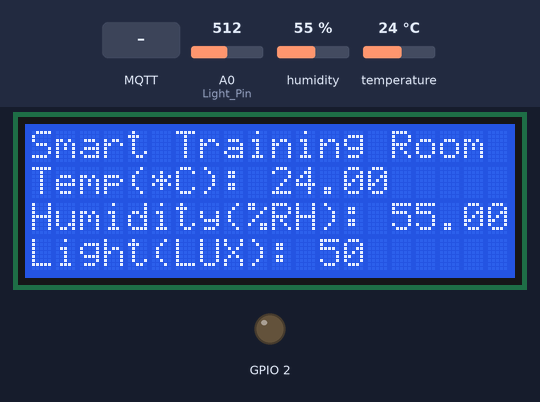
A sketch run on a simulated ESP8266 (NodeMCU). Shown: 20×4 character LCD, output pins drawn as LEDs (lit = HIGH). The inputs (shaded band) are chosen by the test bench; at power-on: A0 (Light_Pin) = 512, humidity 55 %, temperature 24 °C. WiFi joins after 1.5 s; servers stay silent unless stated; random numbers use the default seed unless the sketch sets one; no MQTT or app messages arrive unless stated; what the sketch prints to the serial monitor is not drawn.

Above: at 2.7 s.
2.8 s: A0 (Light_Pin) set to 0
At 4.9 s:
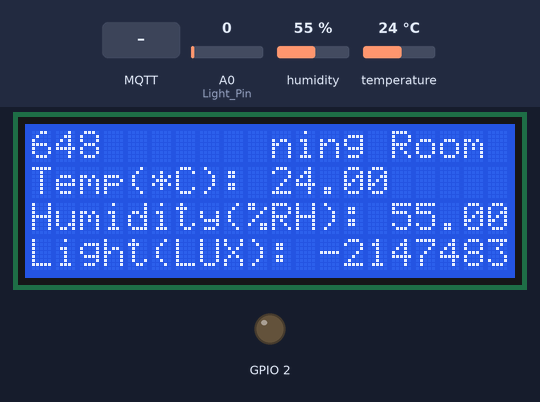
5.2 s: MQTT message "0" arrives on the first subscribed topic
At 5.9 s:
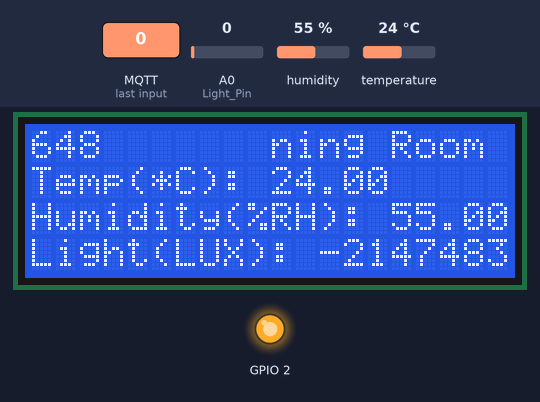
6.7 s: humidity set to 22 %
At 8.2 s:
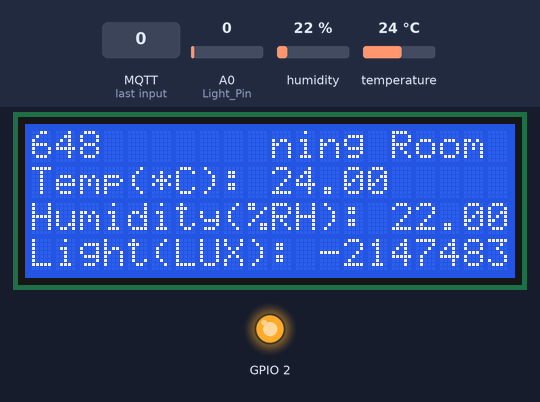
9.2 s: temperature set to 12 °C
At 10.3 s:
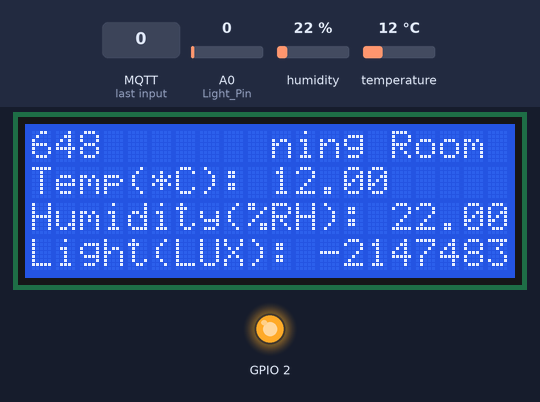
11.1 s: A0 (Light_Pin) set to 20
At 12.4 s:
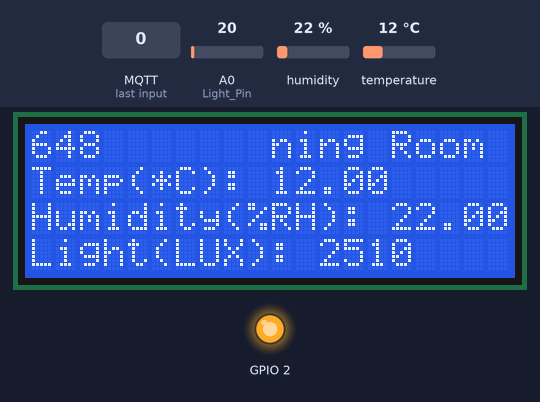
13.2 s: humidity set to 40 %
At 15.2 s:
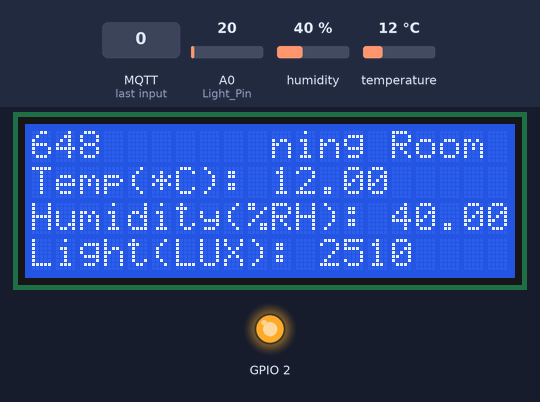
Timing chart, 0 to 16.2 s (numbered marks = the images above; inputs shaded):
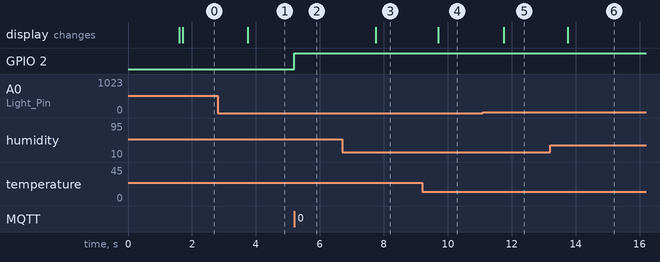

The sketch:

Temp_Humi_Light_LCD.ino
```cpp
#include <ESP8266WiFi.h>
#include <PubSubClient.h>
#include <SimpleDHT.h>
#include <Wire.h>
#include <LiquidCrystal_I2C.h>

// Update these with values suitable for your network.

const char* ssid = "Visitor";
const char* password = "security";
const char* mqtt_server = "163.50.57.110";

WiFiClient espClient;
PubSubClient client(espClient);
LiquidCrystal_I2C lcd(0x27, 20, 4);
long lastMsg = 0;
char msg[50];
//int value = 0;
int wait = 0;

//sensor
// dht22
int pinDHT22 = 12;
SimpleDHT22 dht22(pinDHT22);
float temperature = 0;
float humidity = 0;
//light
int lux;
float ADC_value = 0.0048828125;
float LDR_value;
int Light_Pin = A0;


void setup_wifi() {

  delay(10);
  // We start by connecting to a WiFi network
  Serial.println();
  Serial.print("Connecting to ");
  Serial.println(ssid);

  WiFi.begin(ssid, password);

  while (WiFi.status() != WL_CONNECTED) {
    //Serial.println("wifi status = " + (String)WiFi.status());
    delay(500);
    Serial.print(".");
    wait++;
    if(wait == 10){
      ESP.restart();
    }
  }
  randomSeed(micros());

  Serial.println("");
  Serial.println("WiFi connected");
  Serial.println("IP address: ");
  Serial.println(WiFi.localIP());
}

void callback(char* topic, byte* payload, unsigned int length) {
  Serial.print("Message arrived [");
  Serial.print(topic);
  Serial.print("] ");
  for (int i = 0; i < length; i++) {
    Serial.print((char)payload[i]);
  }

  Serial.println();

  // Switch on the LED if an 1 was received as first character
  if ((char)payload[0] == '1') {
    digitalWrite(BUILTIN_LED, LOW);   // Turn the LED on (Note that LOW is the voltage level
    // but actually the LED is on; this is because
    // it is active low on the ESP-01)
  } else {
    digitalWrite(BUILTIN_LED, HIGH);  // Turn the LED off by making the voltage HIGH
  }

}

void reconnect() {
  // Loop until we're reconnected
  while (!client.connected()) {
    Serial.print("Attempting MQTT connection...");
    // Create a random client ID
    String clientId = "ESP8266Client-";
    clientId += String(random(0xffff), HEX);
    // Attempt to connect
    if (client.connect(clientId.c_str())) {
      Serial.println("connected");
      // Once connected, publish an announcement...
      client.publish("outTopic", "hello world");
      // ... and resubscribe
      client.subscribe("inTopic");
    } else {
      Serial.print("failed, rc=");
      Serial.print(client.state());
      Serial.println(" try again in 5 seconds");
      // Wait 5 seconds before retrying
      ESP.restart();
      delay(5000);
    }
  }
}

void setup() {
  pinMode(BUILTIN_LED, OUTPUT);     // Initialize the BUILTIN_LED pin as an output
  Serial.begin(115200);
  setup_wifi();
  client.setServer(mqtt_server, 1883);
  client.setCallback(callback);
  pinMode(Light_Pin,INPUT);
  lcd.begin();
  lcd.clear();
  lcd.setCursor(0, 0);
  lcd.print("Smart Training Room");


}

void loop() {
  //Serial.println("wifi status = " + (String)WiFi.status());
  if(WiFi.status() == 0 || WiFi.status() == 1 || WiFi.status() == 4 || WiFi.status() == 5 || WiFi.status() == 6 ){
    ESP.restart();
  }

  if (!client.connected()) {
    reconnect();
  }

  client.loop();

  long now = millis();
  if (now - lastMsg > 1000) {
    lastMsg = now;

    // DHT22
    int err = SimpleDHTErrSuccess;
    if ((err = dht22.read2(&temperature, &humidity, NULL)) != SimpleDHTErrSuccess) {
      Serial.print("Read DHT22 failed, err="); Serial.println(err);delay(2000);
      return;
    }
    //Light
    LDR_value=analogRead(Light_Pin);
    lux=int((250.000000/(ADC_value*LDR_value))-50.000000);
//    if(lux == 2147483647){
//      lux = 5000;
//    }
//    Serial.println("Lux = "+ String(lux));
//    int mapLux = map(lux,-18,1200,0,3000);
//    if(mapLux<0){
//      mapLux=0;
//    }
    lcd.setCursor(0, 1);
    lcd.print("Temp(*C): "+String(temperature));
    lcd.setCursor(0, 2);
    lcd.print("Humidity(%RH): "+String(humidity));
    lcd.setCursor(0, 3);
    if(lux<10){
      lcd.print("Light(LUX): "+String(lux)+"       ");
    }
    if(lux>=10 && lux<100){
      lcd.print("Light(LUX): "+String(lux)+"      ");
    }
    if(lux>=100 && lux<1000){
      lcd.print("Light(LUX): "+String(lux)+"     ");
    }
    if(lux>=1000 && lux<10000){
      lcd.print("Light(LUX): "+String(lux)+"    ");
    }
    if(lux>=10000 && lux<=100000){
      lcd.print("Light(LUX): "+String(lux)+"   ");
    }
    if(lux>100000){
      lcd.print("Light(LUX): NAN     ");
    }
    Serial.println("Temp = "+ String(temperature));
    Serial.println("Humi = " + String(humidity));
    Serial.println("Lux = " + String(lux));

    //String temp_humi_light = String(temperature)+","+String(humidity)+","+String(mapLux);
    snprintf (msg, 50, "%f",temperature);
    client.publish("Get_Temp", msg);
    //client.subscribe("Get_Temp");
    snprintf (msg, 50, "%f",humidity);
    client.publish("Get_Humi", msg);
    //client.subscribe("Get_Humi");
    snprintf (msg, 50, "%ld",lux);
    client.publish("Get_Light", msg);
    //client.subscribe("Get_Light");
    //client.subscribe("Get_Temp_Humi_Light");
  }
}
```

Measured:
- after the input at 2.8 s, the display: changes after 0.94 s (image 1)
- after the input at 5.2 s, GPIO 2: LOW → HIGH at once
- after the input at 6.7 s, the display: changes after 1.0 s (image 3)
- after the input at 9.2 s, the display: changes after 0.50 s (image 4)
- after the input at 11.1 s, the display: changes after 0.64 s (image 5)
- after the input at 13.2 s, the display: changes after 0.55 s (image 6)
